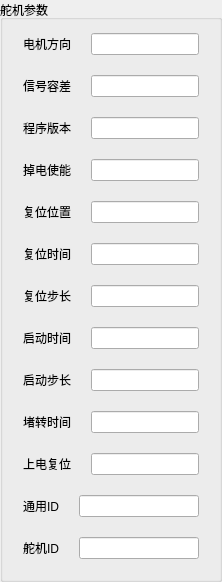
    <widget class="QGroupBox" name="groupBox">
     <property name="title">
      <string>舵机参数</string>
     </property>
     <layout class="QVBoxLayout" name="verticalLayout_7">
      <item>
       <layout class="QVBoxLayout" name="verticalLayout_4">
        <property name="spacing">
         <number>20</number>
        </property>
        <property name="leftMargin">
         <number>9</number>
        </property>
        <property name="topMargin">
         <number>2</number>
        </property>
        <property name="rightMargin">
         <number>9</number>
        </property>
        <property name="bottomMargin">
         <number>9</number>
        </property>
        <item>
         <layout class="QHBoxLayout" name="horizontalLayout_17">
          <item>
           <widget class="QLabel" name="label_20">
            <property name="text">
             <string>电机方向</string>
            </property>
           </widget>
          </item>
          <item>
           <widget class="QLineEdit" name="motorLineEdit"/>
          </item>
         </layout>
        </item>
        <item>
         <layout class="QHBoxLayout" name="horizontalLayout_18">
          <item>
           <widget class="QLabel" name="label_21">
            <property name="text">
             <string>信号容差</string>
            </property>
           </widget>
          </item>
          <item>
           <widget class="QLineEdit" name="signalTolerLineEdit"/>
          </item>
         </layout>
        </item>
        <item>
         <layout class="QHBoxLayout" name="horizontalLayout_19">
          <item>
           <widget class="QLabel" name="label_22">
            <property name="text">
             <string>程序版本</string>
            </property>
           </widget>
          </item>
          <item>
           <widget class="QLineEdit" name="GuiVersionLineEdit"/>
          </item>
         </layout>
        </item>
        <item>
         <layout class="QHBoxLayout" name="horizontalLayout_29">
          <item>
           <widget class="QLabel" name="label_32">
            <property name="text">
             <string>掉电使能</string>
            </property>
           </widget>
          </item>
          <item>
           <widget class="QLineEdit" name="powerEnableLineEdit"/>
          </item>
         </layout>
        </item>
        <item>
         <layout class="QHBoxLayout" name="horizontalLayout_21">
          <item>
           <widget class="QLabel" name="label_24">
            <property name="text">
             <string>复位位置</string>
            </property>
           </widget>
          </item>
          <item>
           <widget class="QLineEdit" name="resetPositionlineEdit"/>
          </item>
         </layout>
        </item>
        <item>
         <layout class="QHBoxLayout" name="horizontalLayout_27">
          <item>
           <widget class="QLabel" name="label_30">
            <property name="text">
             <string>复位时间</string>
            </property>
           </widget>
          </item>
          <item>
           <widget class="QLineEdit" name="resetTimelineEdit"/>
          </item>
         </layout>
        </item>
        <item>
         <layout class="QHBoxLayout" name="horizontalLayout_22">
          <item>
           <widget class="QLabel" name="label_25">
            <property name="text">
             <string>复位步长</string>
            </property>
           </widget>
          </item>
          <item>
           <widget class="QLineEdit" name="resetStepLineEdit"/>
          </item>
         </layout>
        </item>
        <item>
         <layout class="QHBoxLayout" name="horizontalLayout_26">
          <item>
           <widget class="QLabel" name="label_29">
            <property name="text">
             <string>启动时间</string>
            </property>
           </widget>
          </item>
          <item>
           <widget class="QLineEdit" name="startTimeLineEdit"/>
          </item>
         </layout>
        </item>
        <item>
         <layout class="QHBoxLayout" name="horizontalLayout_23">
          <item>
           <widget class="QLabel" name="label_26">
            <property name="text">
             <string>启动步长</string>
            </property>
           </widget>
          </item>
          <item>
           <widget class="QLineEdit" name="startStepLineEdit"/>
          </item>
         </layout>
        </item>
        <item>
         <layout class="QHBoxLayout" name="horizontalLayout_24">
          <item>
           <widget class="QLabel" name="label_27">
            <property name="text">
             <string>堵转时间</string>
            </property>
           </widget>
          </item>
          <item>
           <widget class="QLineEdit" name="stallingTimeLineEdit"/>
          </item>
         </layout>
        </item>
        <item>
         <layout class="QHBoxLayout" name="horizontalLayout_25">
          <item>
           <widget class="QLabel" name="label_28">
            <property name="text">
             <string>上电复位</string>
            </property>
           </widget>
          </item>
          <item>
           <widget class="QLineEdit" name="enablePowerResetLineEdit"/>
          </item>
         </layout>
        </item>
        <item>
         <layout class="QHBoxLayout" name="horizontalLayout_28">
          <item>
           <widget class="QLabel" name="label_31">
            <property name="text">
             <string>通用ID</string>
            </property>
           </widget>
          </item>
          <item>
           <widget class="QLineEdit" name="commonIdLineEdit"/>
          </item>
         </layout>
        </item>
        <item>
         <layout class="QHBoxLayout" name="horizontalLayout_20">
          <item>
           <widget class="QLabel" name="label_23">
            <property name="text">
             <string>舵机ID</string>
            </property>
           </widget>
          </item>
          <item>
           <widget class="QLineEdit" name="servoIdLineEdit"/>
          </item>
         </layout>
        </item>
       </layout>
      </item>
     </layout>
    </widget>
